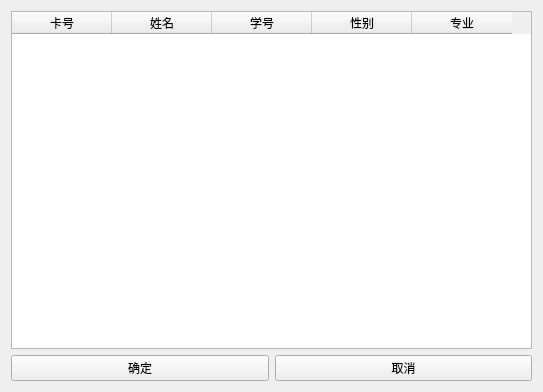
<?xml version="1.0" encoding="UTF-8"?>
<ui version="4.0">
 <class>showData</class>
 <widget class="QWidget" name="showData">
  <property name="geometry">
   <rect>
    <x>0</x>
    <y>0</y>
    <width>543</width>
    <height>392</height>
   </rect>
  </property>
  <property name="windowTitle">
   <string>后台数据库</string>
  </property>
  <layout class="QGridLayout" name="gridLayout_2">
   <item row="0" column="0">
    <layout class="QGridLayout" name="gridLayout">
     <item row="1" column="1">
      <widget class="QPushButton" name="tableDialog_false">
       <property name="text">
        <string>取消</string>
       </property>
      </widget>
     </item>
     <item row="1" column="0">
      <widget class="QPushButton" name="tableDialog_true">
       <property name="text">
        <string>确定</string>
       </property>
      </widget>
     </item>
     <item row="0" column="0" colspan="2">
      <widget class="QTableWidget" name="dataTable">
       <column>
        <property name="text">
         <string>卡号</string>
        </property>
       </column>
       <column>
        <property name="text">
         <string>姓名</string>
        </property>
       </column>
       <column>
        <property name="text">
         <string>学号</string>
        </property>
       </column>
       <column>
        <property name="text">
         <string>性别</string>
        </property>
       </column>
       <column>
        <property name="text">
         <string>专业</string>
        </property>
       </column>
      </widget>
     </item>
    </layout>
   </item>
  </layout>
 </widget>
 <resources/>
 <connections/>
</ui>
